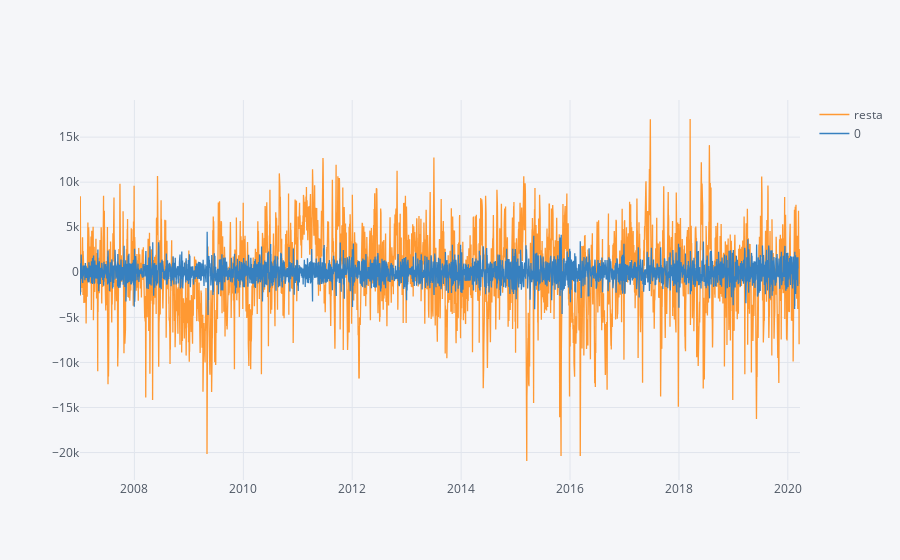

The cell this chart's notebook holds for it:
### Code cell
pd.concat([vals, ba.fittedvalues], 1).iplot()

### Figure 1 — Plotly figure (JSON) as saved in the notebook; plotly's stock layout.template omitted (floating-point values rounded to 4 significant figures; data arrays with more than 128 entries replaced by an {"elided": "..."} marker saying what was removed)
{"data": [{"line": {"color": "rgba(255, 153, 51, 1.0)", "dash": "solid", "shape": "linear", "width": 1.3}, "mode": "lines", "name": "resta", "text": "", "type": "scatter", "x": {"elided": "4831 str values"}, "y": {"elided": "4831 float values"}}, {"line": {"color": "rgba(55, 128, 191, 1.0)", "dash": "solid", "shape": "linear", "width": 1.3}, "mode": "lines", "name": "0", "text": "", "type": "scatter", "x": {"elided": "4831 str values"}, "y": {"elided": "4831 mixed values"}}], "layout": {"legend": {"bgcolor": "#F5F6F9", "font": {"color": "#4D5663"}}, "paper_bgcolor": "#F5F6F9", "plot_bgcolor": "#F5F6F9", "title": {"font": {"color": "#4D5663"}}, "xaxis": {"gridcolor": "#E1E5ED", "showgrid": true, "tickfont": {"color": "#4D5663"}, "title": {"font": {"color": "#4D5663"}, "text": ""}, "zerolinecolor": "#E1E5ED"}, "yaxis": {"gridcolor": "#E1E5ED", "showgrid": true, "tickfont": {"color": "#4D5663"}, "title": {"font": {"color": "#4D5663"}, "text": ""}, "zerolinecolor": "#E1E5ED"}}}
